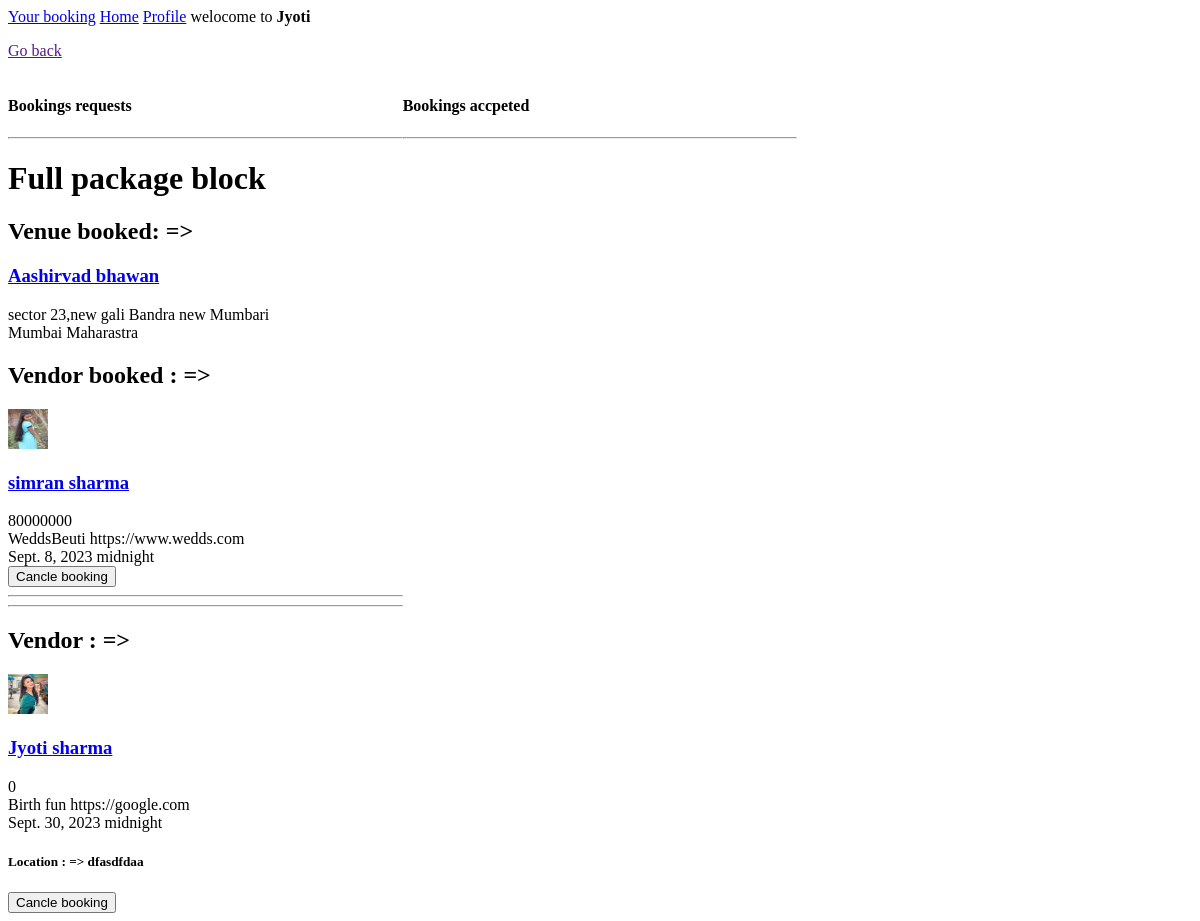
The app's page /booked/ (signed in), older data.
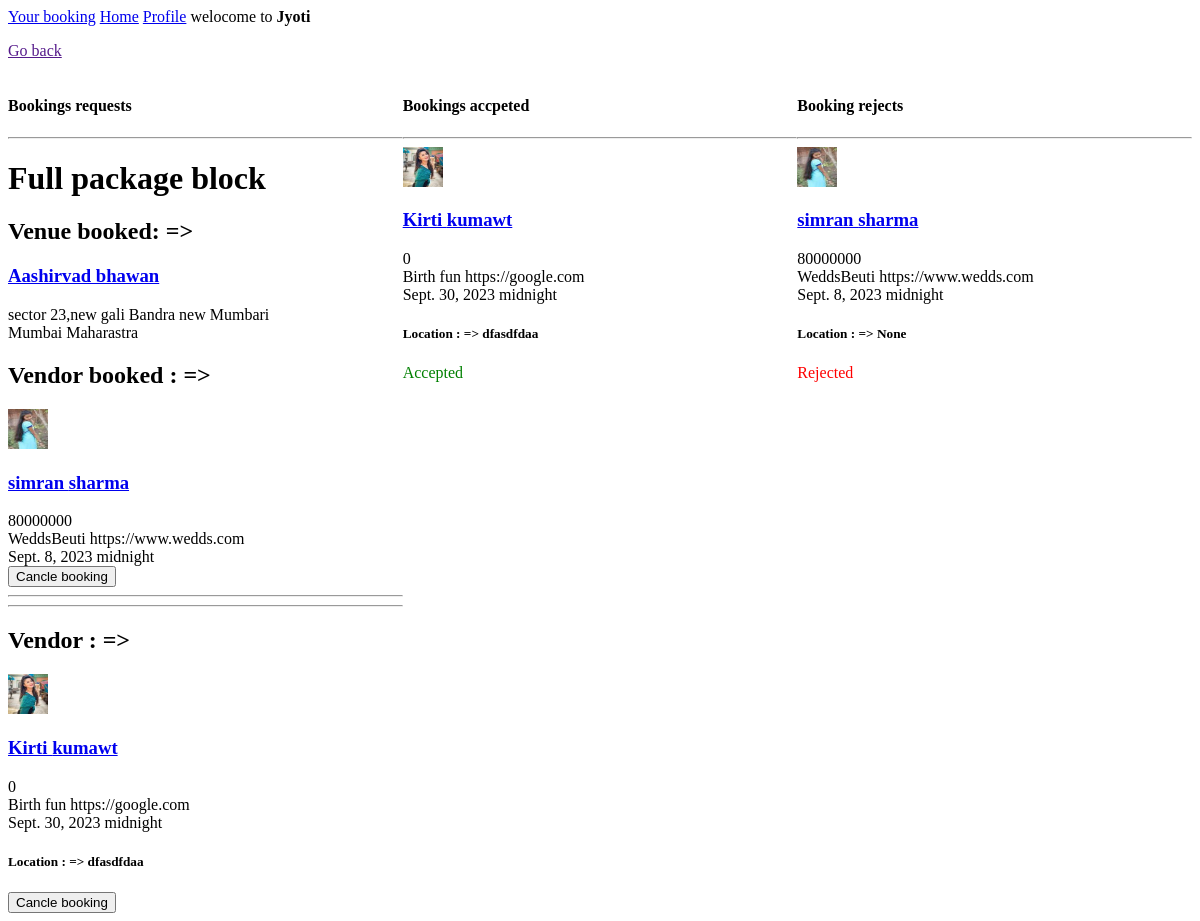
The same page, newer data.
### customer/models.py (models this page shows)
class Booking(models.Model):
    user = models.ForeignKey(User,on_delete=models.CASCADE,related_name='booking_user',null=False)
    venue = models.ForeignKey(Venue, on_delete=models.CASCADE,null=True)
    vendor = models.ForeignKey(User, on_delete=models.CASCADE,null=True)
    date = models.DateField(null=True)
    time = models.TimeField(null=True)
    location = models.CharField(max_length=150,null=True,blank=True)
    booking_accepted = models.BooleanField(null=True,blank=True)

### EventPlanner/models.py (models this page shows, shortened)
class Venue(models.Model):
    name = models.CharField(max_length=100,null=False,blank=False)
    about = models.TextField(blank=True,null=True)
    min_price = models.DecimalField(max_digits=10, decimal_places=2,null=True,blank=True)
    max_capacity = models.IntegerField(null=False,blank=False)
    location = models.TextField(null=False,blank=False)
    city = models.CharField(max_length=20,null=False,blank=False)
    state = models.CharField(choices=venue_choices,max_length=50,null=False,blank=False)
    vendors = models.ManyToManyField(User,null=True,blank=True)
    category = models.ManyToManyField(Category)
    service_offered = models.TextField(null=True,blank=True)
    contact_info = models.TextField(null=False,blank=False)
    venue_images = models.ManyToManyField('Image', blank=True,null = True)

class UserProfile(models.Model):
    user = models.OneToOneField(User,on_delete=models.CASCADE)
    user_type = models.CharField(choices=user_type_choices,max_length=50)
    contact_info = models.CharField(max_length=200,blank=True,null=True,verbose_name='Contact information')
    company_name = models.CharField(max_length=50,blank=True,null=True)
    website = models.URLField(max_length=200,blank=True,null=True)
    about = models.TextField(blank=True,null=True)
    city = models.CharField(max_length=20,null=False,blank=False)
    state = models.CharField(max_length=20,null=False,blank=False)
    location = models.TextField(blank=True,null=True)
    service_offered = models.TextField(blank=True,null=True)
    profile_picture = models.ImageField(upload_to = 'images/',null=True,blank = True)
    vendor_images = models.ManyToManyField('Image', blank=True,null = True)

### customer/views.py (the view)
# urls.py: path('booked/',views.booked),
@login_required(login_url='/login-C/')
def booked(request):
    if request.user.userprofile.user_type == 'is_customer':
        bookings = Booking.objects.all()
        context = {'bookings':bookings}
        return render(request,'customer/booked.html',context)

### customer/templates/customer/booked.html (shortened to what the changed rows need)
{% extends 'customer/home.html' %}
{% block content %}
{% load static %}
<div class="grid-div">
    <div>
        <h4>Bookings requests</h4>
    {% for booking in bookings reversed %}
        {% if booking.user == request.user %}
        <hr>
        {% if booking.venue and booking.vendor %}
        <h1>Full package block </h1>
        <h2>Venue booked: => </h2>
        <a href="/venue-info/{{booking.venue.id}}/">
            <h3>{{booking.venue.name}}</h3>
        </a>
        <div>{{booking.venue.location}}</div>
        <div>{{booking.venue.city}} {{booking.venue.state}}</div>
        <h2>Vendor booked : => </h2>
        {% if booking.vendor.userprofile.profile_picture %}
        <a href="/event-planner-info/{{booking.vendor.id}}">
            <img src="{{booking.vendor.userprofile.profile_picture.url}}" alt="" height="40" width="40">
        </a>
        <a href="/event-planner-info/{{booking.vendor.id}}">
            <h3>{{booking.vendor.first_name}} {{booking.vendor.last_name}}</h3>
        </a>
        {% endif %}
        <div>{{booking.vendor.userprofile.contact_info}}</div>
        <div>{{booking.vendor.userprofile.company_name}} {{booking.vendor.userprofile.website}}</div>
        <div>{{booking.date}} {{booking.time}}</div>
        <form action="/delete-book/" method="POST">
            <input type="submit" value="Cancle booking">
        </form>
        <hr>
        {% else %}
        <h2>Vendor : => </h2>
        {% if booking.vendor.userprofile.profile_picture %}
        <a href="/event-planner-info/{{booking.vendor.id}}">
            <img src="{{booking.vendor.userprofile.profile_picture.url}}" alt="" height="40" width="40">
        </a>
        <a href="/event-planner-info/{{booking.vendor.id}}">
            <h3>{{booking.vendor.first_name}} {{booking.vendor.last_name}}</h3>
        </a>
        {% endif %}
        <div>{{booking.vendor.userprofile.contact_info}}</div>
        <div>{{booking.vendor.userprofile.company_name}} {{booking.vendor.userprofile.website}}</div>
        <div>{{booking.date}} {{booking.time}}</div>
        <div>
            <h5>Location : => {{booking.location}}</h5>
        </div>
        <form action="/delete-book/" method="POST">
            <input type="submit" value="Cancle booking">
        </form>
        {% endif %}
        {% endif %}
    {% endfor %}
    </div>
    <div>
        <h4>Bookings accpeted </h4>
        <hr>
        {% for booking in bookings reversed %}
        {% if booking.user == request.user and booking.booking_accepted is True %}
        {% if booking.vendor.userprofile.profile_picture %}
        <a href="/event-planner-info/{{booking.vendor.id}}">
            <img src="{{booking.vendor.userprofile.profile_picture.url}}" alt="" height="40" width="40">
        </a>
        <a href="/event-planner-info/{{booking.vendor.id}}">
            <h3>{{booking.vendor.first_name}} {{booking.vendor.last_name}}</h3>
        </a>
        {% endif %}
        <div>{{booking.vendor.userprofile.contact_info}}</div>
        <div>{{booking.vendor.userprofile.company_name}} {{booking.vendor.userprofile.website}}</div>
        <div>{{booking.date}} {{booking.time}}</div>
        <div>
            <h5>Location : => {{booking.location}}</h5>
        </div>
        <p class="accepted">Accepted</p>
        {% endif %}
        {% endfor %}
    </div>
    <div>
        {% for booking in bookings reversed %}
        {% if booking.user == request.user and booking.booking_accepted is False %}
        <h4>Booking rejects</h4>
        <hr>
        {% if booking.vendor.userprofile.profile_picture %}
        <a href="/event-planner-info/{{booking.vendor.id}}">
            <img src="{{booking.vendor.userprofile.profile_picture.url}}" alt="" height="40" width="40">
        </a>
        <a href="/event-planner-info/{{booking.vendor.id}}">
            <h3>{{booking.vendor.first_name}} {{booking.vendor.last_name}}</h3>
        </a>
        {% endif %}
        <div>{{booking.vendor.userprofile.contact_info}}</div>
        <div>{{booking.vendor.userprofile.company_name}} {{booking.vendor.userprofile.website}}</div>
        <div>{{booking.date}} {{booking.time}}</div>
        <div>
            <h5>Location : => {{booking.location}}</h5>
        </div>
        <p class="rejected">Rejected</p>
        {% endif %}
        {% endfor %}
    </div>
</div>
{% endblock %}

Row changes from the older to the newer data that the page shows:
now on one of the page's lists (row edited): Booking: vendor.first_name "simran", vendor.last_name "sharma", vendor.userprofile.contact_info "80000000", vendor.userprofile.company_name "WeddsBeuti", vendor.userprofile.website "https://www.wedds.com", date "Sept. 8, 2023", time "midnight", location "None"
now on one of the page's lists (row edited): Booking: vendor.first_name "Kirti", vendor.last_name "kumawt", vendor.userprofile.contact_info "0", vendor.userprofile.company_name "Birth fun", vendor.userprofile.website "https://google.com", date "Sept. 30, 2023", time "midnight", location "dfasdfdaa"
changed Booking "dfasdfdaa": vendor.first_name "Jyoti" → "Kirti"; vendor.last_name "sharma" → "kumawt"
